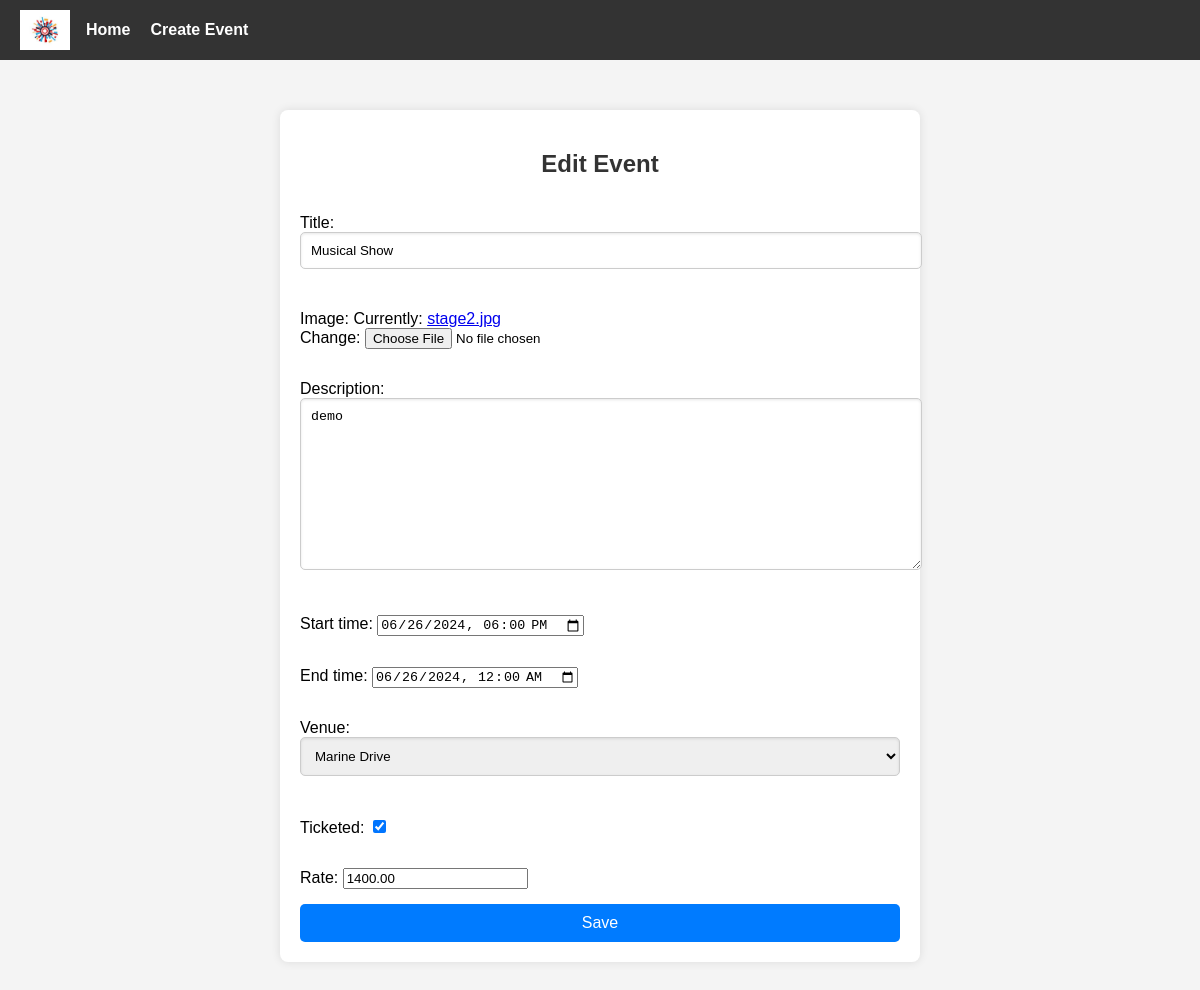
Screenshot of /edit_event/1/ with the database file from the repository.
### Event/models.py (models this page shows, shortened)
class Event(models.Model):
    title = models.CharField(max_length=255)
    image= models.ImageField(default='')
    description = models.TextField()
    start_time = models.DateTimeField()
    end_time = models.DateTimeField()
    venue = models.ForeignKey(Venue, on_delete=models.CASCADE)
    organizer = models.ForeignKey(User, on_delete=models.CASCADE)
    ticketed = models.BooleanField(default=True)
    rate = models.DecimalField(max_digits=10, decimal_places=2, null=True, blank=True)

### Event/views.py (the view)
# urls.py: path('edit_event/<int:event_id>/', views.edit_event, name='edit_event'),
def edit_event(request, event_id):
    event = get_object_or_404(Event, id=event_id)
    if request.method == "POST":
        form = EventForm(request.POST, instance=event)
        if form.is_valid():
            form.save()
            return redirect('organizer_dashboard')
    else:
        form = EventForm(instance=event)
    return render(request, 'edit_event.html', {'form': form})

### Event/forms.py
class EventForm(forms.ModelForm):
    class Meta:
        model = Event
        fields = ['title','image', 'description', 'start_time', 'end_time', 'venue', 'ticketed', 'rate']
        widgets = {
            'start_time': forms.DateTimeInput(attrs={'type': 'datetime-local'}),
            'end_time': forms.DateTimeInput(attrs={'type': 'datetime-local'}),
        }

### Event/models.py (called while the page is built)
    def __str__(self):
        return self.name

### templates/edit_event.html (shortened to what this page needs)
{% load static %}
{% block content %}
<!DOCTYPE html>
<html lang="en">
<head>
    <nav>
        <img src="{% static 'images/eventlogo2.jpeg' %}" alt="Logo">
        <ul>
            <li><a href="{% url 'organizer_dashboard' %}">Home</a></li>
            <li><a href="{% url 'create_event' %}">Create Event</a></li>
        </ul>
    </nav>
    <div class="container">
        <h2>Edit Event</h2>
        <form method="post">
            {{ form.as_p }}
            <button type="submit">Save</button>
        </form>
    </div>
{% endblock %}

### templates/edit_event.html (style rules this page uses)
nav { background-color: #333; padding: 10px 20px; display: flex; align-items: center; }
nav img { height: 40px; margin-right: 1rem; }
nav ul { list-style: none; margin: 0; padding: 0; display: flex; }
nav ul li { margin-right: 20px; }
nav ul li a { color: white; text-decoration: none; font-weight: bold; }
.container { max-width: 600px; margin: 50px auto; padding: 20px; background-color: white; box-shadow: 0 0 10px rgba(0, 0, 0, 0.1); border-radius: 8px; }
h2 { color: #333; text-align: center; }
form { display: flex; flex-direction: column; }
form p { margin-bottom: 15px; }
input[type="text"], input[type="email"], input[type="password"], textarea, select { width: 100%; padding: 10px; margin-bottom: 10px; border: 1px solid #ccc; border-radius: 5px; box-shadow: inset 0 1px 3px rgba(0, 0, 0, 0.1); transition: border-color 0.3s; }
button[type="submit"] { background-color: #007bff; color: white; padding: 10px; border: none; border-radius: 5px; cursor: pointer; font-size: 16px; }

### rows the page displays
Event: title "Musical Show", description "demo", start_time "06/26/2024 18:00", end_time "06/26/2024 00:00", venue "Marine Drive", ticketed "☑", rate "1400.00"
